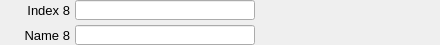
    <widget class="PyDMFrame" name="composite_10">
      <property name="geometry">
        <rect>
          <x>5</x>
          <y>495</y>
          <width>440</width>
          <height>45</height>
        </rect>
      </property>
      <widget class="QLabel" name="text_19">
        <property name="geometry">
          <rect>
            <x>0</x>
            <y>0</y>
            <width>70</width>
            <height>20</height>
          </rect>
        </property>
        <property name="text">
          <string>Index 8</string>
        </property>
        <property name="font" stdset="0">
          <font>
            <pointsize>10</pointsize>
          </font>
        </property>
        <property name="brush" stdset="0">
          <brush brushstyle="SolidPattern">
            <color alpha="255">
              <red>0</red>
              <green>0</green>
              <blue>0</blue>
            </color>
          </brush>
        </property>
        <property name="toolTip">
          <string>text_19</string>
        </property>
        <property name="alignment">
          <set>Qt::AlignRight|Qt::AlignTrailing|Qt::AlignVCenter</set>
        </property>
        <property name="styleSheet">
          <string notr="true">QLabel#text_19 {
  color: rgb(0, 0, 0);
  }</string>
        </property>
      </widget>
      <widget class="PyDMLineEdit" name="text_entry_16">
        <property name="geometry">
          <rect>
            <x>75</x>
            <y>0</y>
            <width>180</width>
            <height>20</height>
          </rect>
        </property>
        <property name="channel" stdset="0">
          <string>ca://${prefix}PosIndexDim8</string>
        </property>
        <property name="toolTip">
          <string>${prefix}PosIndexDim8</string>
        </property>
        <property name="font" stdset="0">
          <font>
            <pointsize>10</pointsize>
          </font>
        </property>
        <property name="styleSheet">
          <string notr="true">PyDMLineEdit#text_entry_16 {
  color: rgb(0, 0, 0);
  background-color: rgb(115, 223, 255);
  border: 1px solid black;
  margin: 0px;
  padding: 0px;
  spacing: 0px;
  }</string>
        </property>
      </widget>
      <widget class="PyDMLabel" name="text_update_17">
        <property name="geometry">
          <rect>
            <x>260</x>
            <y>1</y>
            <width>180</width>
            <height>18</height>
          </rect>
        </property>
        <property name="toolTip">
          <string>PV: ${prefix}PosIndexDim8_RBV</string>
        </property>
        <property name="channel" stdset="0">
          <string>ca://${prefix}PosIndexDim8_RBV</string>
        </property>
        <property name="font" stdset="0">
          <font>
            <pointsize>10</pointsize>
          </font>
        </property>
        <property name="alignment">
          <set>Qt::AlignLeading|Qt::AlignLeft|Qt::AlignVCenter</set>
        </property>
        <property name="textInteractionFlags">
          <set>Qt::TextSelectableByKeyboard|Qt::TextSelectableByMouse</set>
        </property>
        <property name="styleSheet">
          <string notr="true">PyDMLabel#text_update_17 {
  color: rgb(10, 0, 184);
  background-color: rgb(187, 187, 187);
  }</string>
        </property>
      </widget>
      <widget class="QLabel" name="text_20">
        <property name="geometry">
          <rect>
            <x>10</x>
            <y>25</y>
            <width>60</width>
            <height>20</height>
          </rect>
        </property>
        <property name="text">
          <string>Name 8</string>
        </property>
        <property name="font" stdset="0">
          <font>
            <pointsize>10</pointsize>
          </font>
        </property>
        <property name="brush" stdset="0">
          <brush brushstyle="SolidPattern">
            <color alpha="255">
              <red>0</red>
              <green>0</green>
              <blue>0</blue>
            </color>
          </brush>
        </property>
        <property name="toolTip">
          <string>text_20</string>
        </property>
        <property name="alignment">
          <set>Qt::AlignRight|Qt::AlignTrailing|Qt::AlignVCenter</set>
        </property>
        <property name="styleSheet">
          <string notr="true">QLabel#text_20 {
  color: rgb(0, 0, 0);
  }</string>
        </property>
      </widget>
      <widget class="PyDMLabel" name="text_update_18">
        <property name="geometry">
          <rect>
            <x>260</x>
            <y>26</y>
            <width>180</width>
            <height>18</height>
          </rect>
        </property>
        <property name="toolTip">
          <string>PV: ${prefix}PosNameDim8_RBV</string>
        </property>
        <property name="channel" stdset="0">
          <string>ca://${prefix}PosNameDim8_RBV</string>
        </property>
        <property name="font" stdset="0">
          <font>
            <pointsize>10</pointsize>
          </font>
        </property>
        <property name="alignment">
          <set>Qt::AlignLeading|Qt::AlignLeft|Qt::AlignVCenter</set>
        </property>
        <property name="textInteractionFlags">
          <set>Qt::TextSelectableByKeyboard|Qt::TextSelectableByMouse</set>
        </property>
        <property name="styleSheet">
          <string notr="true">PyDMLabel#text_update_18 {
  color: rgb(10, 0, 184);
  background-color: rgb(187, 187, 187);
  }</string>
        </property>
      </widget>
      <widget class="PyDMLineEdit" name="text_entry_17">
        <property name="geometry">
          <rect>
            <x>75</x>
            <y>25</y>
            <width>180</width>
            <height>20</height>
          </rect>
        </property>
        <property name="channel" stdset="0">
          <string>ca://${prefix}PosNameDim8</string>
        </property>
        <property name="toolTip">
          <string>${prefix}PosNameDim8</string>
        </property>
        <property name="font" stdset="0">
          <font>
            <pointsize>10</pointsize>
          </font>
        </property>
        <property name="styleSheet">
          <string notr="true">PyDMLineEdit#text_entry_17 {
  color: rgb(0, 0, 0);
  background-color: rgb(115, 223, 255);
  border: 1px solid black;
  margin: 0px;
  padding: 0px;
  spacing: 0px;
  }</string>
        </property>
      </widget>
    </widget>
